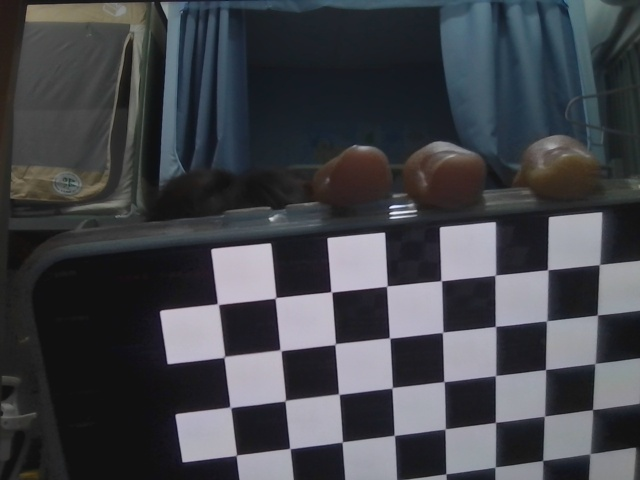
#> input picture q2_calib/calib_img/0.jpg, 640 x 480 px
$ python undistort.py
#> lines starting #> are read from the running program, lines starting #| are printed output that depends on the picture
import cv2
import numpy as np

# 读取刚才得到的标定结果
data = np.load("calib_result.npz")
#> (reads q2_calib/calib_result.npz from the repository)
mtx = data["mtx"]
dist = data["dist"]

# 选一张标定图片
img = cv2.imread("calib_img/0.jpg")
#> img is the input picture: shape (480, 640, 3); mean B, G, R 73.6, 68.3, 66.2
h, w = img.shape[:2]
#> h = 480; w = 640

# 计算去畸变后的最优相机矩阵
new_mtx, roi = cv2.getOptimalNewCameraMatrix(mtx, dist, (w, h), 1, (w, h))
#> roi = (4, 6, 631, 468)

# 执行去畸变
dst = cv2.undistort(img, mtx, dist, None, new_mtx)
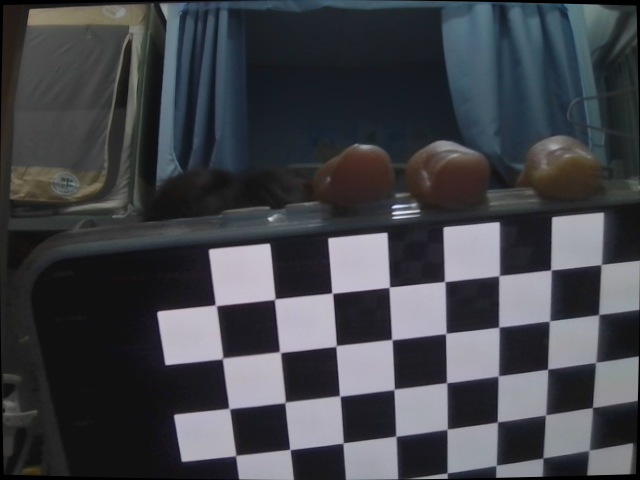
#> dst: shape (480, 640, 3); mean B, G, R 72.9, 67.6, 65.6

# 保存两张对比图
cv2.imwrite("origin.jpg", img)
cv2.imwrite("undistort.jpg", dst)

print("已生成原图 origin.jpg 和去畸变图 undistort.jpg")
